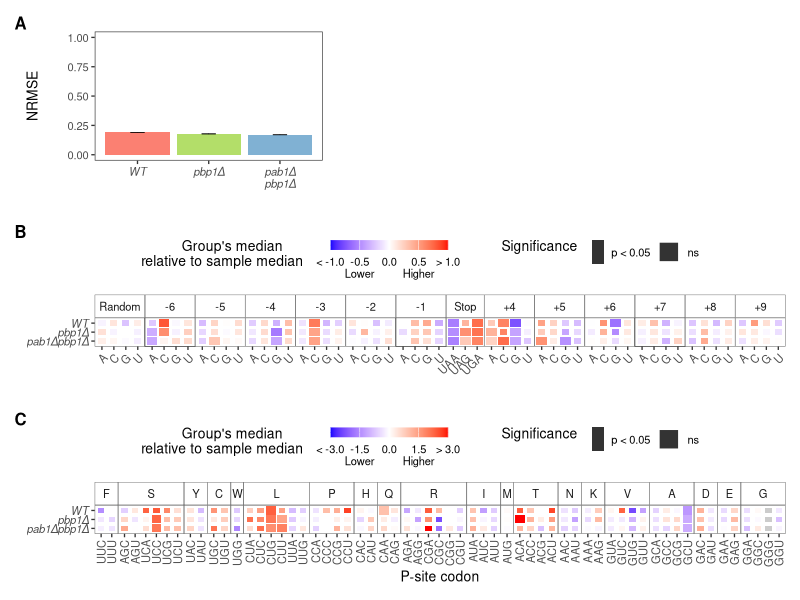

The R source for this figure:
# --------------------------------------------------
# Figures S9
# --------------------------------------------------
library(dplyr)
library(ggplot2)
set3 <- RColorBrewer::brewer.pal(n = 12, name = "Set3") # Color palette for plotting

# Random forest performance metrics ----------------
nrmse <- read.table("../data/pab1_rf_reg_5foldCV_5repeats_nrmse.txt", header = TRUE, sep = "\t")
nrmse$sample <- recode_factor(nrmse$sample, WT = "WT", pbp1d = "pbp1Δ", pab1d = "pab1Δ\npbp1Δ")
nrmse_testing <- nrmse[which(nrmse$dataset == "testing"), ]
p_nrmse <- ggplot(nrmse_testing, aes(x = sample, y = nrmse_range)) + 
  stat_summary(fun = mean, geom = "bar", aes(fill = sample)) +
  stat_summary(fun.data = mean_se, geom = "errorbar", width = 0.2, position = position_dodge(0.9), size = 0.2) +
  scale_fill_manual(values = set3[c(4, 7, 5)]) +
  ylab("NRMSE") + xlab("") +
  coord_cartesian(ylim = c(0, 1)) +
  theme_bw(base_size = 10) + 
  theme(panel.grid = element_blank(), strip.background = element_blank(), axis.text.x = element_text(face = "italic"),
        legend.position = "none")

# Stop codon and surrounding nucleotides -----------
dfs <- read.table("../data/pab1_re_reg_ntm6-stop-ntp9_padj_BH.txt", header = TRUE, sep = "\t")
dfs$Sample <- recode_factor(dfs$Sample, WT = "WT", pbp1d = "pbp1Δ", pab1d = "pab1Δpbp1Δ")
dfs$feature <- recode_factor(dfs$feature, random_factor = "Random", nt_m06 = "-6",  nt_m05 = "-5", nt_m04 = "-4", 
                             nt_m03 = "-3", nt_m02 = "-2", nt_m01 = "-1", stop_codon = "Stop", 
                             nt_p04 = "+4", nt_p05 = "+5", nt_p06 = "+6", nt_p07 = "+7", nt_p08 = "+8", nt_p09 = "+9")
p_stop <- ggplot(dfs) +
  geom_tile(aes(x = Var, y = Sample, fill = median_diff, height = p_hw, width = p_hw, size = p_sig), color = NA) +
  facet_grid(.~feature, scales = "free", space = "free_x") +
  scale_fill_gradient2(name = "Group's median\nrelative to sample median     ",
                       low = "blue" , mid = "white", high = "red", midpoint = 0, na.value = "grey80",
                       limits = c(-1, 1), oob = scales::squish,
                       breaks = seq(-1, 1, length = 5), labels = c("< -1.0", "-0.5\nLower", "0.0", "0.5\nHigher", "> 1.0")) +
  scale_size_manual(name = "Significance  ", values = c(`p < 0.05` = 0, ns = 3), limits = c("p < 0.05", "ns")) +
  scale_y_discrete(limits = rev(levels(dfs$Sample))) +
  xlab("") + ylab("") +
  theme_bw(base_size = 10) + 
  theme(panel.grid = element_blank(), panel.spacing = unit(0, "cm"), panel.border = element_rect(size = 0.25),
        legend.position = "top", legend.box = "horizontal", legend.title = element_text(hjust = 0.5, vjust = 1), legend.margin = margin(r = 1, unit = "cm"), 
        axis.text.x = element_text(angle = 45, hjust = 1, vjust = 1), axis.text.y = element_text(face = "italic"), axis.title.y = element_blank(),
        strip.text.y = element_text(angle = 0), strip.background = element_rect(fill = "white", size = 0.25)) +
  guides(fill = guide_colourbar(order = 1, barwidth = unit(3, "cm"), barheight = unit(0.25, "cm")), 
         size = guide_legend(order = 2, override.aes = list(color = "white"), keywidth = unit(0.3, "cm"), keyheight = unit(0.3, "cm")))

# P-site codon -------------------------------------
dfpc <- read.table("../data/pab1_re_reg_codon_m01_padj_BH.txt", header = TRUE, sep = "\t")
dfpc$Sample <- recode_factor(dfpc$Sample, WT = "WT", pbp1d = "pbp1Δ", pab1d = "pab1Δpbp1Δ")
dfpc$aa <- factor(dfpc$aa, levels = c("F", "S", "Y", "*", "C", "W", "L", "P", "H", "Q", "R", "I", "M", "T", "N", "K", "V", "A", "D", "E", "G"))
p_psite <- ggplot(dfpc) +
  geom_tile(aes(x = Var, y = Sample, fill = median_diff, height = p_hw, width = p_hw, size = p_sig), color = NA) +
  facet_grid(.~aa, scales = "free", space = "free_x") +
  scale_fill_gradient2(name = "Group's median\nrelative to sample median     ",
                       low = "blue" , mid = "white", high = "red", midpoint = 0, na.value = "grey80",
                       limits = c(-3, 3), oob = scales::squish,
                       breaks = seq(-3, 3, length = 5), labels = c("< -3.0", "-1.5\nLower", "0.0", "1.5\nHigher", "> 3.0")) +
  scale_size_manual(name = "Significance  ", values = c(`p < 0.05` = 0, ns = 3), limits = c("p < 0.05", "ns")) +
  scale_y_discrete(limits = rev(levels(dfs$Sample))) +
  xlab("P-site codon") + ylab("") +
  theme_bw(base_size = 10) + 
  theme(panel.grid = element_blank(), panel.spacing = unit(0, "cm"), panel.border = element_rect(size = 0.25),
        legend.position = "top", legend.box = "horizontal", legend.title = element_text(hjust = 0.5, vjust = 1), legend.margin = margin(r = 1, unit = "cm"), 
        axis.text.x = element_text(angle = 90, hjust = 1, vjust = 0.5), axis.text.y = element_text(face = "italic"), axis.title.y = element_blank(),
        strip.text.y = element_text(angle = 0), strip.background = element_rect(fill = "white", size = 0.25)) +
  guides(fill = guide_colourbar(order = 1, barwidth = unit(3, "cm"), barheight = unit(0.25, "cm")), 
         size = guide_legend(order = 2, override.aes = list(color = "white"), keywidth = unit(0.3, "cm"), keyheight = unit(0.3, "cm")))

# Combine plots
library(patchwork)
design = "
A##
BBB
CCC
"
pA <- p_nrmse + theme(axis.title.y = element_text(margin = margin(r = -45, unit = "pt")))
p <- pA + p_stop + p_psite +
  plot_layout(design = design, heights = c(4.5, 1, 1)) + plot_annotation(tag_levels = "A") & 
  theme(plot.tag = element_text(size = 12, face = "bold"), plot.tag.position = "topleft")

# Export plot
library(Cairo)
CairoFonts(
  regular = "Arial:style=Regular",
  bold = "Arial:style=Black",
  italic = "Arial:style=Italic",
  bolditalic = "Arial:style=Black Italic",
  symbol = "Symbol"
)
cairo_pdf(filename = "FigS9.pdf", family = "Arial", width = 7.5, height = 6.5) 
p
dev.off()
